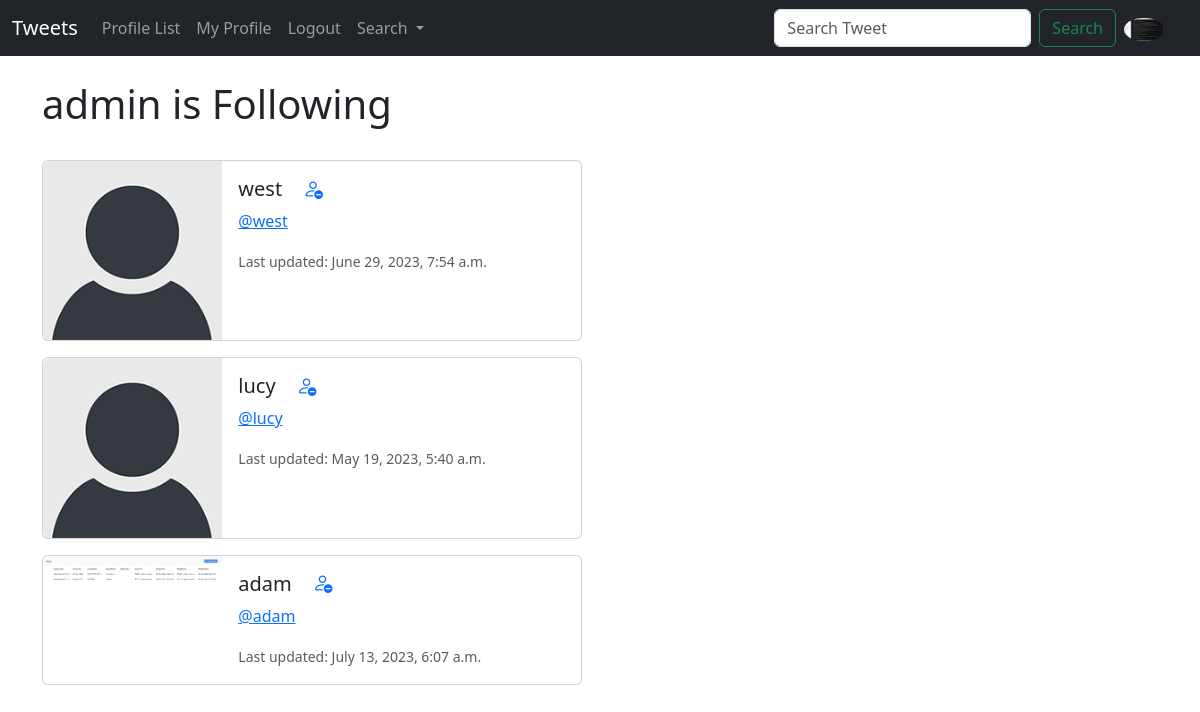
The page /profile/follows/1 (signed in) on the database its author committed.
### tweet/models.py (models this page shows, shortened)
class Profile(models.Model):
    user = models.OneToOneField(User, on_delete=models.CASCADE)
    follows = models.ManyToManyField(
        "self",
        related_name="followed_by",
        symmetrical=False,
        blank=True
    )
    date_modified = models.DateTimeField(User, auto_now=True)
    profile_image = models.ImageField(null=True, blank=True, upload_to='images/')
    profile_bio = models.CharField(null=True, blank=True, max_length=500)
    homepage_link = models.CharField(null=True, blank=True, max_length=100)
    facebook_link = models.CharField(null=True, blank=True, max_length=100)
    instagram_link = models.CharField(null=True, blank=True, max_length=100)
    linkedin_link = models.CharField(null=True, blank=True, max_length=100)

### tweet/views.py (the view)
# urls.py: path('profile/follows/<int:pk>', views.follows, name='follows'),
def follows(request, pk):
    if request.user.is_authenticated:
        if request.user.id == pk:
            profiles = Profile.objects.get(user_id = pk)
            return render(request, 'tweet/follows.html',{'profiles':profiles})
        else:
            messages.warning(request, "You can't access other user followers")
            return redirect('home')
    else:
        messages.warning(request, "You must be logged in to continue...")
        return redirect('login')

### templates/tweet/follows.html (shortened to what this page needs)
{% extends 'base.html' %}
{% load static %}
{% block content %}
<div class="container">
    <h1>{{request.user.username}} is Following</h1>
    <br>
    {% if profiles %}
    {% for profile in profiles.follows.all %}
    <div class="card mb-3" style="max-width: 540px;">
        <div class="row g-0">
        <div class="col-md-4">
            {% if profile.profile_image %}
            <img src="{{profile.profile_image.url}}" alt="{{profile.user.username}}" width="200" height="200" class="img-fluid rounded-start">
            {% else %}
            <img src="{% static 'images/default_profile_pic.png' %}" class="img-fluid rounded-start" alt="Default profile pic">
            {% endif %}
        </div>
        <div class="col-md-8">
            <div class="card-body">
            <h5 class="card-title">{{profile.user.username}}
                {% if profile in profiles.follows.all %}
                    <a href="{% url 'unfollow' profile.user.id %}"><i class="bi bi-person-dash"></i></a>
                    {% else %}
                    &nbsp;&nbsp;
                    <a href="{% url 'follow' profile.user.id %}"><i class="bi bi-person-plus"></i></a>
                {% endif %}
            </h5>
            <p class="card-text"><a href="{% url 'profile' profile.user.id %}">@{{profile.user.username}}</a></p>
            <p class="card-text"><small class="text-body-secondary">Last updated: {{profile.date_modified}}</small></p>
            </div>
        </div>
        </div>
    </div>
    {% endfor %}
    {% endif %}
</div>
{% endblock content %}

### templates/includes/navbar.html (shortened to what this page needs)
{% load static %}
<nav class="navbar navbar-expand-lg bg-dark navbar-dark">
    <div class="container-fluid">
      <a class="navbar-brand" href="{% url 'home' %}">Tweets</a>
      <div class="collapse navbar-collapse" id="navbarSupportedContent">
        <ul class="navbar-nav me-auto mb-2 mb-lg-0">
          <li class="nav-item">
            <a class="nav-link" href="{% url 'profile_list' %}">Profile List</a>
          </li>
          {% if request.user.is_authenticated %}
          <li class="nav-item">
            <a class="nav-link" href="{% url 'profile' request.user.id %}">My Profile</a>
          </li>
          <li class="nav-item">
            <a class="nav-link" href="{% url 'logout' %}">Logout</a>
          </li>
          {% endif %}
          <li class="nav-item dropdown">
            <a class="nav-link dropdown-toggle" href="#" id="navbarDropdown" role="button" data-bs-toggle="dropdown" aria-expanded="false">
              Search
            </a>
          </li>
        </ul>
        {% if '/profile_list/' in request.path or '/search_user/' in request.path %}
          <form method = "POST" class="d-flex" action="{% url 'search_user' %}">
            {% csrf_token %}
            <input class="form-control me-2" type="search" placeholder="Search User" aria-label="Search" name="search">
            <button class="btn btn-outline-success" type="submit">Search</button>
          </form>
        {% else %}
          <form method = "POST" class="d-flex" action="{% url 'search' %}">
            <input class="form-control me-2" type="search" placeholder="Search Tweet" aria-label="Search" name="search">
            <button class="btn btn-outline-success" type="submit">Search</button>
          </form>
        {% endif %}
        {% if user.is_authenticated %}
          <ul class="navbar-nav ml-auto">
            <li class="nav-link navbar-brand">
              <a href="{% url 'profile' request.user.id %}">
                {% if user.profile.profile_image %}
                <img src="{{user.profile.profile_image.url}}" alt="" class="rounded-circle" width=40>
                {% else %}
                <img src="{% static 'images/default_profile_pic.png' %}" alt="" class="rounded-circle" width=40>
                {% endif %}
              </a>
            </li>
          </ul>
        {% endif %}
      </div>
    </div>
  </nav>

### rows shown on the page
Profile: user.username "west", date_modified "June 29, 2023, 7:54 a.m."
Profile: user.username "lucy", date_modified "May 19, 2023, 5:40 a.m."
Profile: profile_image (picture), user.username "adam", date_modified "July 13, 2023, 6:07 a.m."

### other values the page prints
{{ request.user.username }} "admin"
